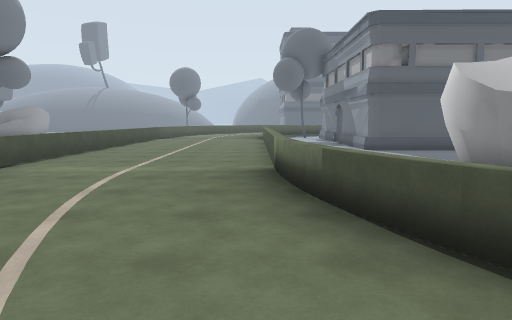
View 1 (above)

24 first-person views from a walk through a scene from a Unity 3-D project. The camera is 1.5 m above the floor, tilts 6° down and sees 70° across. The floor is counted in squares, 2 m on a side. Each view is taken from the middle of a square. On the plan, view 1 faces up. The plan holds only what a view shows up to about 11 squares ahead; the rest is blank. The place goes on beyond the plan. Some animated figures are left out.

View 2
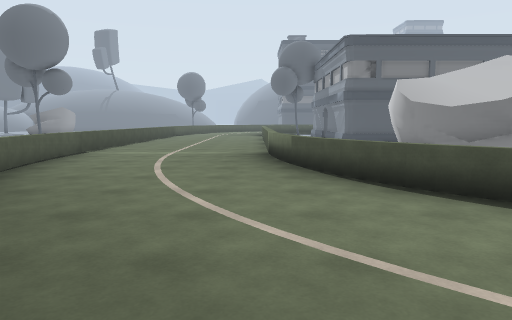

View 3
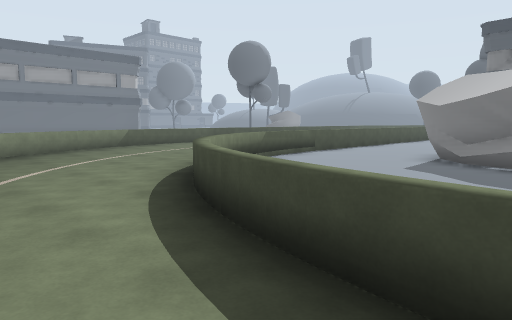

View 4
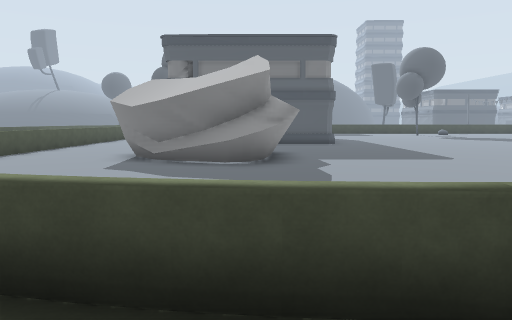

View 5
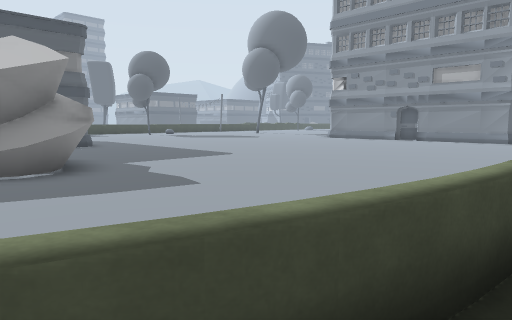

View 6
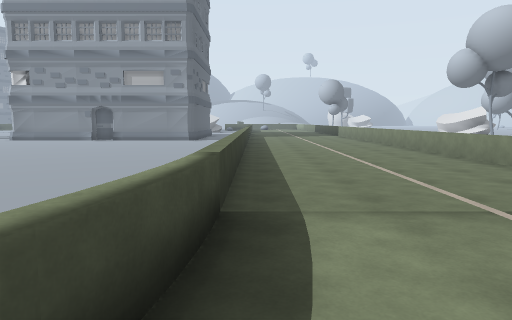

View 7
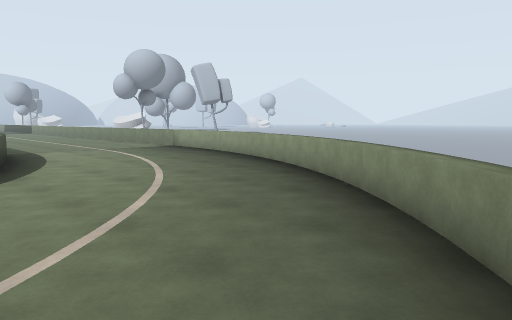

View 8
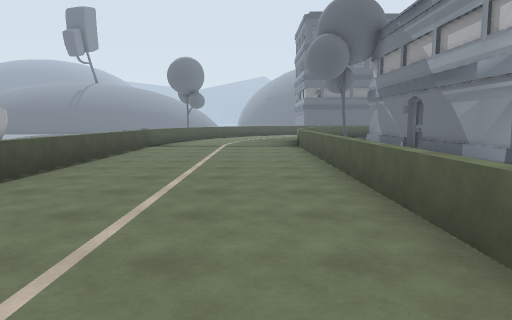

View 9
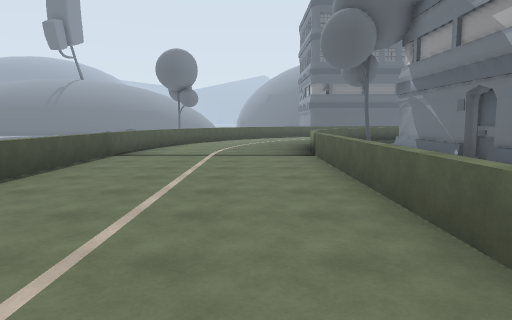

View 10
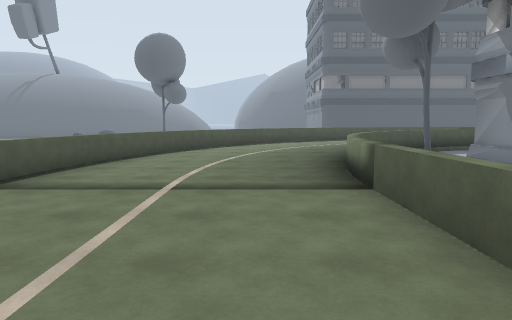

View 11
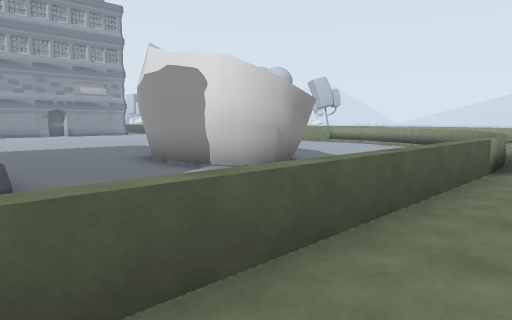

View 12
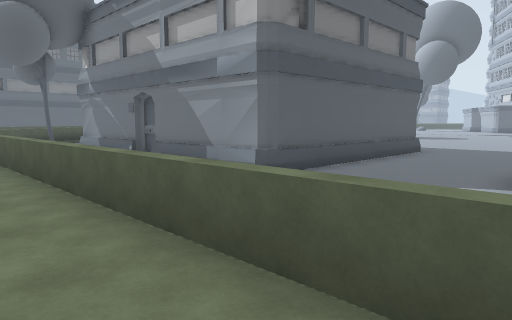

View 13
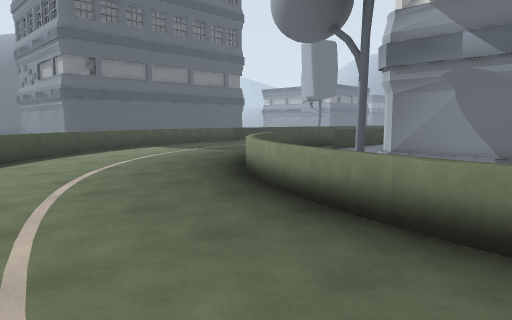

View 14
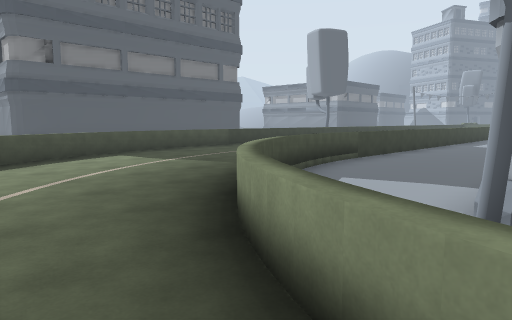

View 15
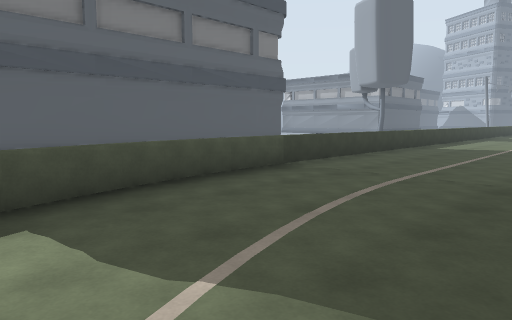

View 16
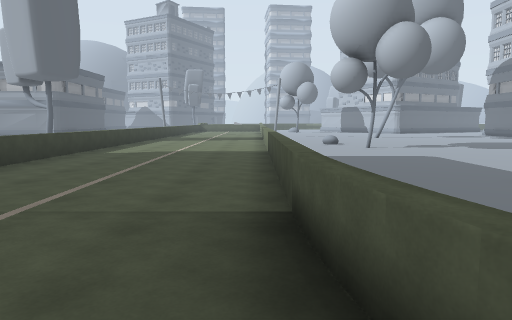

View 17
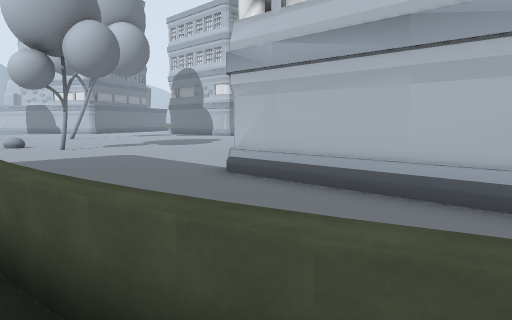

View 18
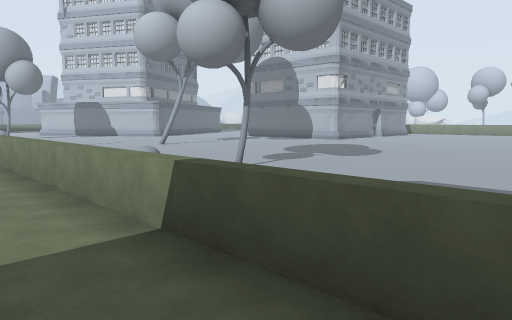

View 19
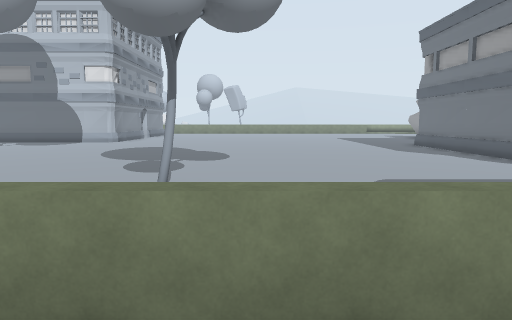

View 20
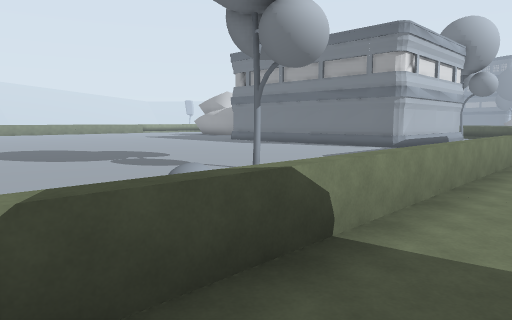

View 21
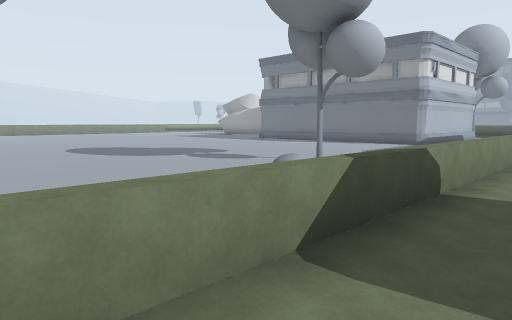

View 22
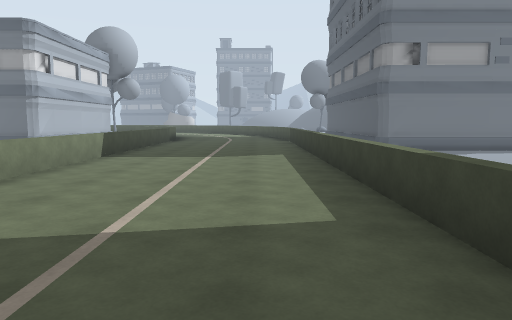

View 23
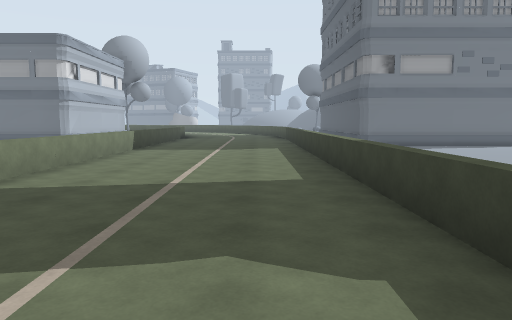

View 24
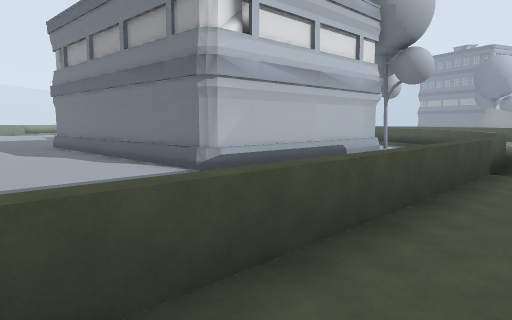

### Floor plan
Key: @ floor where view 1 was taken; # wall or solid block; . main floor; : floor 0.25 m higher than the main floor; = window, fence, low wall or low ledge; ^ raised ledge; T tree; B building; O other object.
Columns run from 4 left of view 1 to 24 right of it. Each row starts with its distance up from view 1.
 33                #.....
 32                #.....
 31        B########
 30
 29
 28        =^=^================
 27      #==:::::::::::::::::::::
 26     =#::::::::::::::::::::::
 25    ^:::::::::::::::::::::::::
 24    ::::::::=^^^^^^^^^^^^^^^^^
 23  ##::::===^=.....
 22  =::::#^...............
 21 ==:::=^................O
 20 ^::::=.T.............T......
 19 =::::=  #######.............
 18 ^:::=^  #     #.............
 17 =:::=.  #     #.............T
 16 =::::   #     #............
 15 =:::^   #     #.............
 14 =:::^   #     #.............
 13 =:::^   #     #.. ... .....
 12 =:::^   #    ##.. ..   ....
 11 =:::^   ######..
 10 =:::^   .........
  9 =:::^   .........
  8 =:::^....##........
  7 =:::^...####.......
  6 =:::^...#####.....
  5 =:::=....###.........
  4 ^:::=^...............
  3 =::::=...............
  2 ^::::=  ..............
  1 ==:::=^   .............
  0  =::@:#^.    ..........
 -1  ##::::===^.
 -2   =:::::::==:========
 -3    ^:::::::::::::::::
 -4     =#:::::::::::::::
 -5      #==:::::::::::::
 -6        =^=^=  ^^^^^^^
 -7
 -8
 -9
-10     ..
-11     ...
-12     ...
-13     ..

Where each view was taken, in squares from view 1:
view 1: 0 up, 0 right, facing up
view 2: 3 down, 0 right, facing up
view 3: 3 down, 7 right, facing up-left
view 4: 3 down, 7 right, facing up
view 5: 2 down, 5 right, facing up-right
view 6: 2 down, 5 right, facing right
view 7: 0 up, 2 left, facing down-right
view 8: 5 up, 1 left, facing up
view 9: 8 up, 1 left, facing up
view 10: 12 up, 1 left, facing up
view 11: 12 up, 1 left, facing down-right
view 12: 7 up, 1 left, facing up-right
view 13: 17 up, 2 left, facing up-right
view 14: 19 up, 0 right, facing up-right
view 15: 24 up, 3 right, facing up-right
view 16: 24 up, 5 right, facing right
view 17: 24 up, 5 right, facing down-right
view 18: 25 up, 12 right, facing down-right
view 19: 25 up, 16 right, facing down
view 20: 25 up, 22 right, facing down-left
view 21: 25 up, 24 right, facing down-left
view 22: 27 up, 22 right, facing left
view 23: 27 up, 24 right, facing left
view 24: 25 up, 14 right, facing down-left
